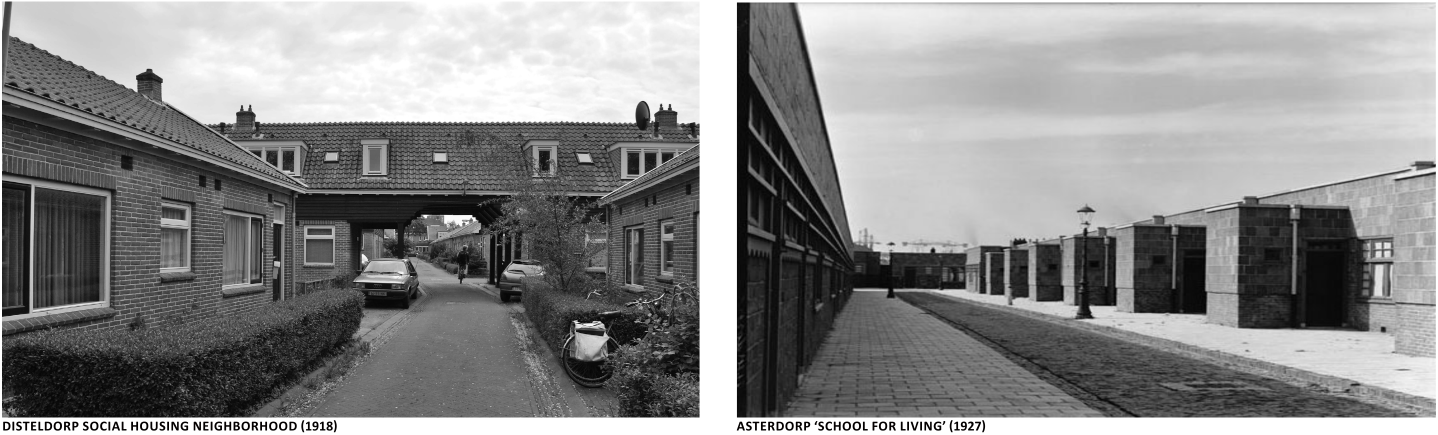
#> input picture src/aidapta/edge_detection/page-19-id-par_1_7.png, 2876 x 870 px, found by its file name (shown at 1/2 size)
$ python test-iacv.py   (older library calls are emulated)
#> lines starting #> are read from the running program, lines starting #| are printed output that depends on the picture
### src/aidapta/edge_detection/iacv.py
'''
Package for 1:1 Interactive Architecture Prototypes course - Computer vision part
'''

#PACKAGES
from scipy.spatial import distance as dist
import cv2
from imutils import perspective
from imutils import contours
import imutils
import matplotlib.pyplot as plt
import math
import numpy as np
from scipy.spatial import distance as dist
import shapely
from shapely.geometry import Polygon, LineString, Point

#SETTINGS
color_edge    = (0, 255, 0)   #bounding box
color_text    = (0, 255, 0)   #text
color_line    = (255, 0, 255) #middle lines (crossing in middle of object)
color_bpoints = (0, 0, 255)   #bounding box angle points
color_mpoints = (255, 0, 0)   #bounding box middle points
color_cross   = (0, 0, 255)   #center of mass color


#UTILITIES
# def midpoint(ptA, ptB):
#     return ((ptA[0] + ptB[0]) * 0.5, (ptA[1] + ptB[1]) * 0.5)

# [56 lines left out: functions pixpermetric, pix2metric, contours2polygons, not called in this run]

#IMAGE PROCESSING

#_simple
def getshape(img):
    h, w, dim = img.shape
    print(f"Shape of the image is {h} x {w} x {dim} (height x width x dimension)")

# [6 lines left out: function imresize, not called in this run]

def rgb2gray(img):
    return cv2.cvtColor(img, cv2.COLOR_BGR2GRAY)

# [18 lines left out: functions border2color, concat_images_horizontally, not called in this run]


#_filter
def edge(img, e_range=(75,100)):
    return cv2.Canny(img, e_range[0], e_range[1]) #simple edge detector

def dilate(img, ksize=3, iterations=1):
    return cv2.dilate(img, (ksize, ksize), iterations=iterations)

def erode(img, ksize=3, iterations=1):
    return cv2.erode(img, (ksize, ksize), iterations=iterations)

def blur(img, ksize=5):
    return cv2.GaussianBlur(img, (ksize, ksize), 0)


# _advanced
# [36 lines left out: functions findcnts, warp, not called in this run]


#IMAGE PLOTTING

def imshow(img, figsize=[10, 10], axis=False):
    imgp = cv2.cvtColor(img, cv2.COLOR_BGR2RGB) #color annotation is different for plt.imshow and cv2.imread
    plt.figure(figsize=figsize)
    if axis==False: plt.axis('off')
    plt.imshow(imgp)

def plot_polygon(polygon, ax, **kwargs):
  x, y = polygon.exterior.xy
  ax.plot(x, y, **kwargs)

# def drawbbox(img, bboxs, pixpm=None, dimbbox=None):

#     #copy image
#     img = img.copy()

#     for bbox in bboxs:

#         #draw contours
#         cv2.drawContours(img, [bbox.astype("int")], -1, color_edge, 2)

#         # loop over the original points and draw them
#         for (x, y) in bbox:
#             cv2.circle(img, (int(x), int(y)), 5, color_bpoints, -1)

#         # unpack the ordered bounding box, then compute the midpoint
#         # between the top-left and top-right coordinates, followed
#         # by the midpoint between bottom-left and bottom-right coordinates
#         (tl, tr, br, bl) = bbox
#         (tltrX, tltrY) = midpoint(tl, tr)
#         (blbrX, blbrY) = midpoint(bl, br)

#         # compute the midpoint between the top-left and top-right points,
#         # followed by the midpoint between the top-righ and bottom-right
#         (tlblX, tlblY) = midpoint(tl, bl)
#         (trbrX, trbrY) = midpoint(tr, br)

#         # draw the midpoints on the image
#         cv2.circle(img, (int(tltrX), int(tltrY)), 5, color_mpoints, -1)
#         cv2.circle(img, (int(blbrX), int(blbrY)), 5, color_mpoints, -1)
#         cv2.circle(img, (int(tlblX), int(tlblY)), 5, color_mpoints, -1)
#         cv2.circle(img, (int(trbrX), int(trbrY)), 5, color_mpoints, -1)

#         # draw lines between the midpoints
#         cv2.line(img, (int(tltrX), int(tltrY)), (int(blbrX), int(blbrY)),
#             color_line, 2)
#         cv2.line(img, (int(tlblX), int(tlblY)), (int(trbrX), int(trbrY)),
#             color_line, 2)

#         # compute the Euclidean distance between the midpoints
#         dimA = dist.euclidean((tltrX, tltrY), (blbrX, blbrY))
#         dimB = dist.euclidean((tlblX, tlblY), (trbrX, trbrY))

#         if pixpm is not None:
#             # if the pixels per metric has not been initialized, then compute
#             # it as the ratio of pixels to supplied metric (in this case, inches)
#             d = pix2metric([dimA, dimB], pixpm)
#         elif dimbbox is not None:
#             d = dimbbox

#         # draw the object sizes on the image
#         cv2.putText(img, "{:.2f} cm".format(d[0]),
#             (int(tltrX - 15), int(tltrY - 10)), cv2.FONT_HERSHEY_SIMPLEX,
#             0.65, color_text, 2)
#         cv2.putText(img, "{:.2f} cm".format(d[1]),
#             (int(trbrX + 10), int(trbrY)), cv2.FONT_HERSHEY_SIMPLEX,
#             0.65, color_text, 2)

#     imshow(img)

# def drawcm(img, cms, pixpm):

#     for cm in cms:

#         # distance per metric
#         cm_metric = pix2metric(cm, pixpm)

#         # draw cross in the middle
#         draw_cross(img, (int(cm[0]), int(cm[1])), color_cross)

#         # draw the object sizes on the image
#         cv2.putText(img, "{:.2f} cm".format(cm_metric[0]),
#             (int(cm[0] - 25), int(cm[1] - 25)), cv2.FONT_HERSHEY_SIMPLEX,
#             0.65, color_text, 2)
#         cv2.putText(img, "{:.2f} cm".format(cm_metric[1]),
#             (int(cm[0] + 25), int(cm[1] + 6)), cv2.FONT_HERSHEY_SIMPLEX,
#             0.65, color_text, 2)

#     #show image
#     imshow(img)

# def findelement(dim, bboxs, pixpm):

#     dim = np.array(dim)
#     d = []

#     for bbox in bboxs:

#         (tl, tr, br, bl) = bbox
#         (tltrX, tltrY) = midpoint(tl, tr)
#         (blbrX, blbrY) = midpoint(bl, br)

#         # compute the midpoint between the top-left and top-right points,
#         # followed by the midpoint between the top-righ and bottom-right
#         (tlblX, tlblY) = midpoint(tl, bl)
#         (trbrX, trbrY) = midpoint(tr, br)

#         # compute the Euclidean distance between the midpoints
#         dimA = dist.euclidean((tltrX, tltrY), (blbrX, blbrY))
#         dimB = dist.euclidean((tlblX, tlblY), (trbrX, trbrY))

#         if pixpm is not None:
#             # if the pixels per metric has not been initialized, then compute
#             # it as the ratio of pixels to supplied metric (in this case, inches)
#             d.append(pix2metric([dimA, dimB], pixpm))


#     #get difference and find closest point (based on euclidian distance)
#     d = np.array(d)
#     eucl = np.sqrt(np.sum(np.power(d - dim, 2), axis=1))

#     #find using argsort (finds argument)
#     idx = np.argsort(eucl)[0]

#     return idx

# [114 lines left out: functions get_angles, simplify_by_angle, simplify_polygons, get_hole_polygons_from_contours, get_largest_edge_from_polygon, get_angle_from_line and 1 more, not called in this run]

### src/aidapta/edge_detection/test-iacv.py
import iacv as iacv

import cv2
import os

image = cv2.imread('data-pipelines/src/aidapta/edge_detection/page-19-id-par_1_7.png')
#> image is the input picture: shape (870, 2876, 3); mean B, G, R 138.3, 138.3, 138.3

iacv.imshow(image)


ex = 100 #@param
ey = 100 #@param
image_edge = iacv.edge(image, e_range = [ex, ey])
#> in edge, `return cv2.Canny(img, e_range[0], e_range[1])`:
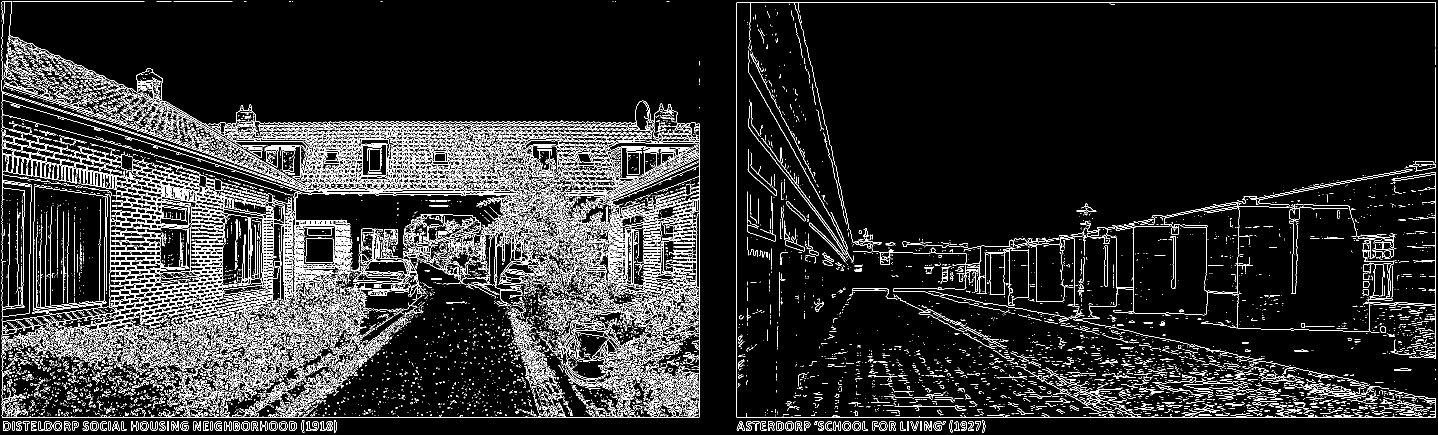
#> returned value: shape (870, 2876) (shown at 1/2 size); 10.1% white in thin lines or dots
iacv.imshow(image_edge)
#> in imshow (call 2), `imgp = cv2.cvtColor(img, cv2.COLOR_BGR2RGB)`: imgp: shape (870, 2876, 3); 10.1% white in thin lines or dots
